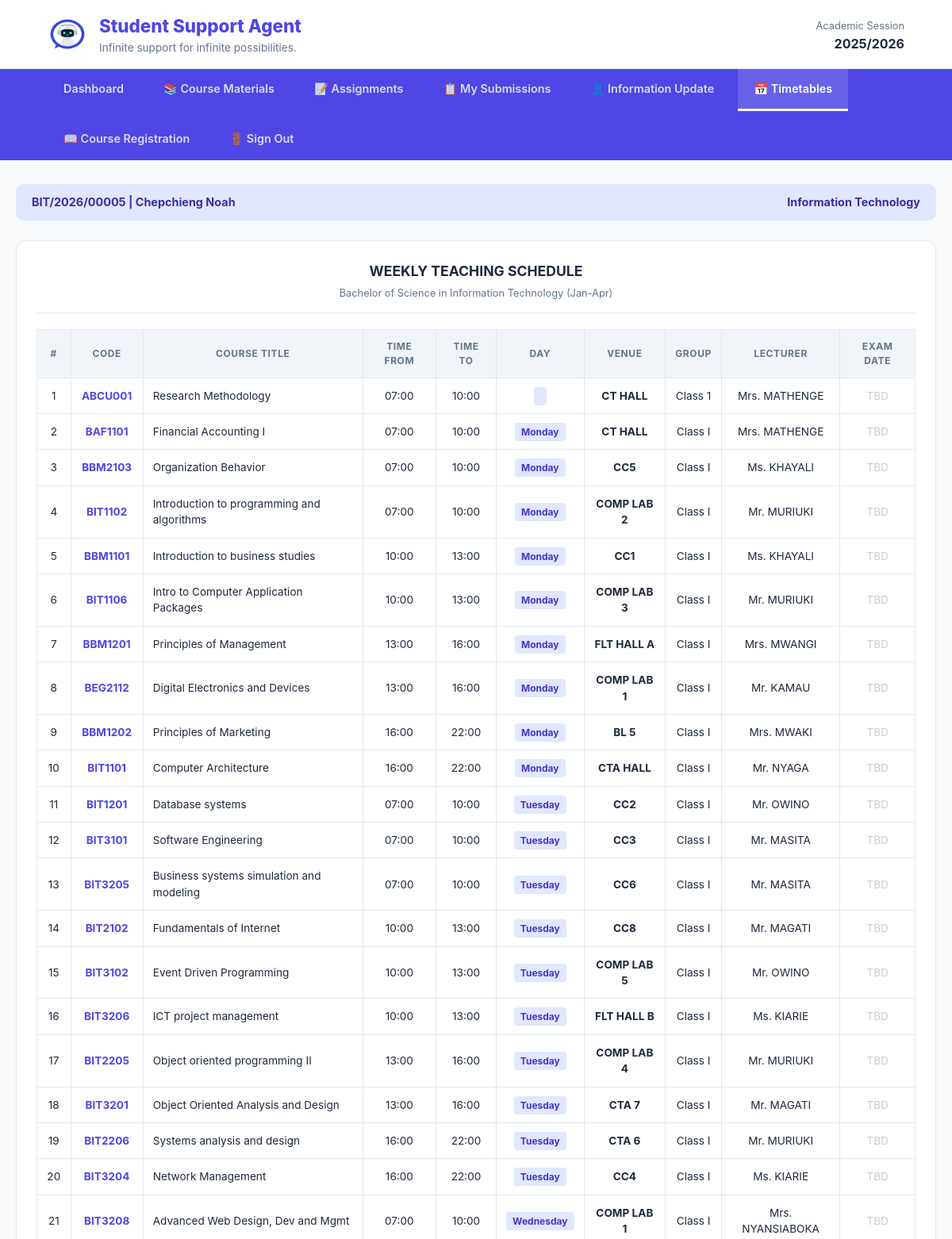
/Student/teaching_timetable.php (signed in, upper part), run on an earlier commit of the app's database.
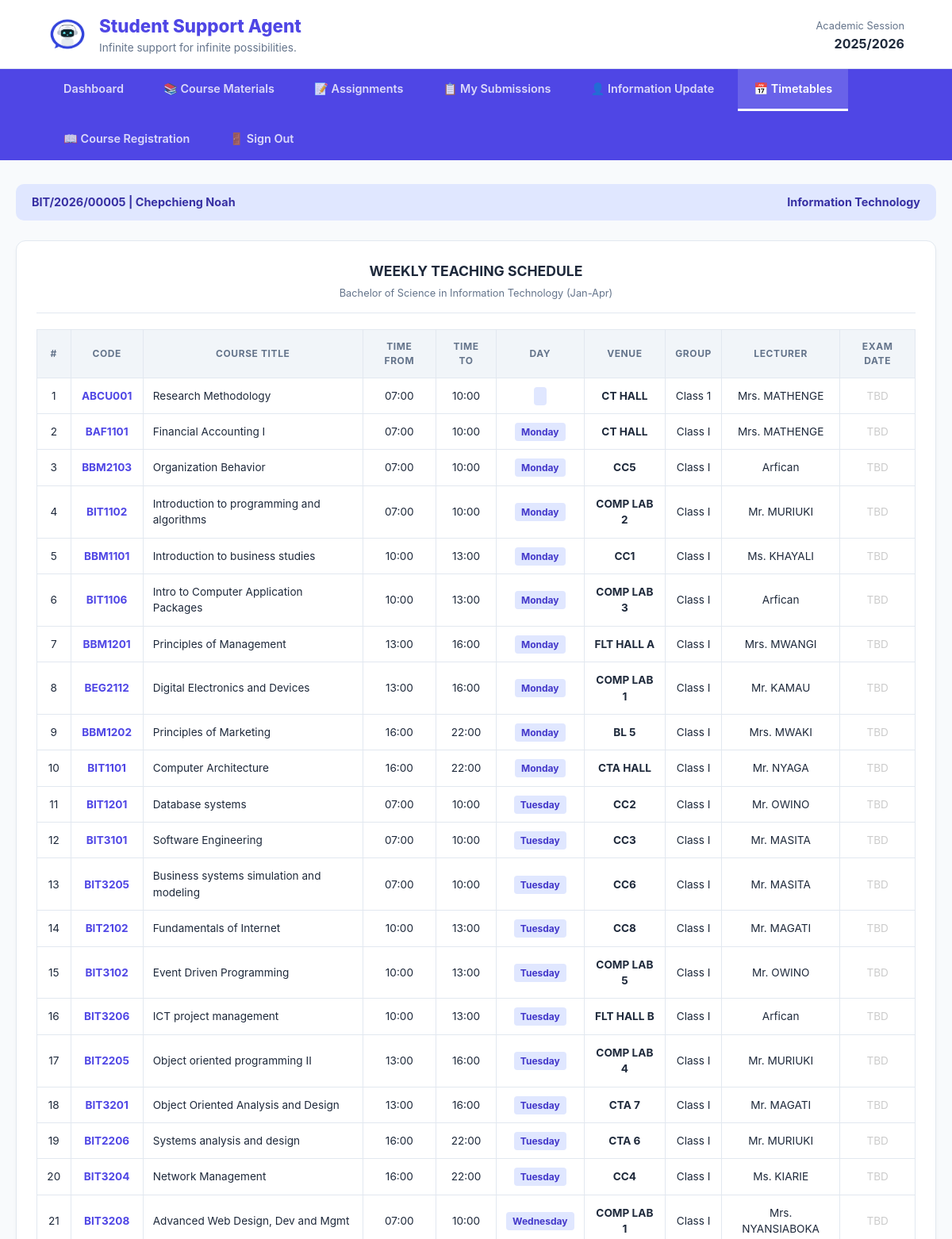
And on a later commit of the database.
### tables this page shows
CREATE TABLE `timetable` (
  `id` int(11) NOT NULL,
  `unit_code` varchar(20) DEFAULT NULL,
  `course_title` varchar(100) DEFAULT NULL,
  `department` varchar(50) DEFAULT NULL,
  `time_from` varchar(10) DEFAULT NULL,
  `time_to` varchar(10) DEFAULT NULL,
  `day_of_week` enum('Monday','Tuesday','Wednesday','Thursday','Friday','Saturday','Sunday') DEFAULT NULL,
  `venue` varchar(50) DEFAULT NULL,
  `unit_group` varchar(20) DEFAULT NULL,
  `lecturer` varchar(50) DEFAULT NULL,
  `exam_date` date DEFAULT NULL,
  `semester` enum('1','2','3') NOT NULL,
  `year_level` enum('First Year','Second Year','Third Year','Fourth Year') NOT NULL,
  `academic_year` year(4) NOT NULL,
  `created_at` timestamp NOT NULL DEFAULT current_timestamp()
);

### Student/teaching_timetable.php (the view, shortened to what this page needs)
<?php
$conn = mysqli_connect("localhost", "root", "", "Portal-Asisstant-AI");
$user_id = $_SESSION['user_id'] ?? 1;
$user_q = mysqli_query($conn, "SELECT * FROM users WHERE id='$user_id'");
$user = mysqli_fetch_assoc($user_q);
$reg_number = $user['reg_number'];
$full_name  = $user['full_name'];
$student_department = $user['department'];
$semester = "Jan-Apr";
$academic_year = "2025/2026";
$timetable_q = mysqli_query(
    $conn,
    "SELECT * FROM timetable
     WHERE department = '$student_department'
     ORDER BY FIELD(day_of_week, 'Monday', 'Tuesday', 'Wednesday', 'Thursday', 'Friday', 'Saturday', 'Sunday'),
     time_from ASC"
);
$program_name = "";
switch($student_department) {
    case 'Information Technology':
        $program_name = "Bachelor of Science in Information Technology";
        break;
}
?>
<!DOCTYPE html>
<html lang="en">
<head>
</head>
<body>
<header>
    <div class="branding">
        <img src="../Images/logo.jpg" class="logoimg" alt="Logo">
        <div>
            <h1>Student Support Agent</h1>
            <small>Infinite support for infinite possibilities.</small>
        </div>
    </div>
    <div style="text-align: right;">
        <span style="font-size: 0.8rem; color: var(--text-light);">Academic Session</span><br>
        <strong><?php echo $academic_year; ?></strong>
    </div>
</header>
<nav>
    <a href="home.php?page=dashboard">Dashboard</a>
    <a href="home.php?page=materials">📚 Course Materials</a>
    <a href="home.php?page=assignments">📝 Assignments</a>
    <a href="home.php?page=my_submissions">📋 My Submissions</a>
    <a href="personal_information.php">👤 Information Update</a>
    <a href="teaching_timetable.php" class="active">📅 Timetables</a>
    <a href="registration.php">📖 Course Registration</a>
    <a href="../logout.php">🚪 Sign Out</a>
</nav>
<div class="container">
    <div class="student-strip">
        <span><?php echo "$reg_number | $full_name"; ?></span>
        <span><?php echo $student_department; ?></span>
    </div>
    <div class="card">
        <div class="card-title">
            WEEKLY TEACHING SCHEDULE<br>
            <span style="font-size: 0.8rem; font-weight: 400; color: var(--text-light);"><?php echo $program_name; ?> (<?php echo $semester; ?>)</span>
        </div>
        <table>
            <thead>
                <tr>
                    <th>#</th>
                    <th>Code</th>
                    <th>Course Title</th>
                    <th>Time From</th>
                    <th>Time To</th>
                    <th>Day</th>
                    <th>Venue</th>
                    <th>Group</th>
                    <th>Lecturer</th>
                    <th>Exam Date</th>
                </tr>
            </thead>
            <tbody>
                <?php
                $counter = 1;
                if (mysqli_num_rows($timetable_q) > 0) {
                    while ($row = mysqli_fetch_assoc($timetable_q)) {
                        echo "<tr>
                            <td>{$counter}</td>
                            <td class='unit-code'>{$row['unit_code']}</td>
                            <td style='text-align:left;'>{$row['course_title']}</td>
                            <td>" . date("H:i", strtotime($row['time_from'])) . "</td>
                            <td>" . date("H:i", strtotime($row['time_to'])) . "</td>
                            <td><span class='day-badge'>{$row['day_of_week']}</span></td>
                            <td><strong>{$row['venue']}</strong></td>
                            <td>{$row['unit_group']}</td>
                            <td>{$row['lecturer']}</td>
                            <td>" . ($row['exam_date'] ?: '<span style="color:#ccc;">TBD</span>') . "</td>
                        </tr>";
                        $counter++;
                    }
                } else {
                    echo "<tr><td colspan='10' class='no-data'>
                        <strong>⚠️ No timetable found for your department.</strong><br><br>
                        Your department: <strong>{$student_department}</strong><br>
                        Please contact the academic office or ask the admin to schedule units for your department.
                    </td></tr>";
                }
                ?>
            </tbody>
        </table>
    </div>
</div>
</body>
</html>

What changed in the data, as far as the page shows it:
changed timetable "BBM2103": lecturer "Ms. KHAYALI" → "Arfican"
changed timetable "BIT1106": lecturer "Mr. MURIUKI" → "Arfican"
changed timetable "BIT3206": lecturer "Ms. KIARIE" → "Arfican"
